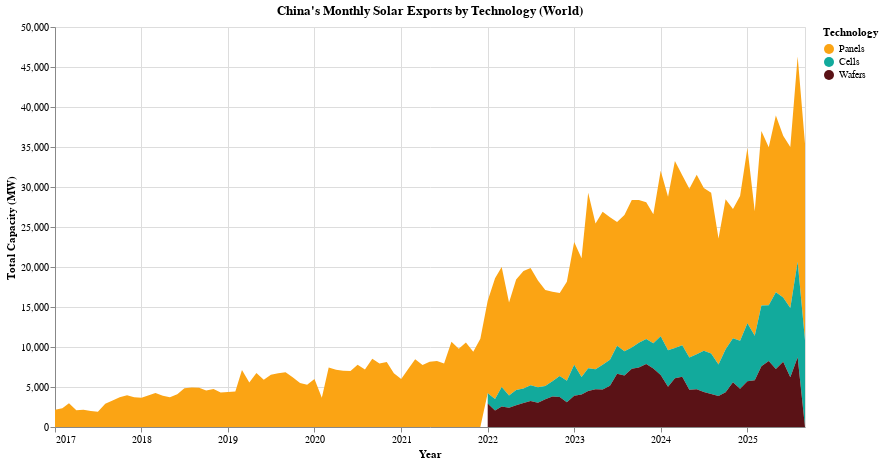

Write notebook code for a chart like this one.
### Code cell
def worl_exports_stacked_area():
    df_world_details = china_solar_exports_monthly("world")

    domain_ = ["Panels", "Cells", "Wafers"] 
    range_ = ['#FBA414', '#12AA9C', '#5A1216']

    # Create the stacked area chart
    stacked_area_chart = (
        alt.Chart(df_world_details)
        .mark_area()
        .encode(
            # X-axis: Time (Date)
            x=alt.X(
                "Date:T",
                title="Year",
                axis=alt.Axis(format="%Y", tickCount="year")
            ),
            
            # Y-axis: Total capacity, stacked to zero
            y=alt.Y(
                "Total Capacity (MW):Q", 
                title="Total Capacity (MW)", 
                stack="zero"
            ),
            
            # Color: The different technology types
            color=alt.Color(
                "Commodity type:N", 
                title="Technology",
                scale=alt.Scale(domain=domain_, range=range_)
            ),
            
            # Tooltip: Show details on hover
            tooltip=[
                alt.Tooltip("Date:T", title="Date", format="%Y-%m"),
                alt.Tooltip("Commodity type:N", title="Technology"),
                alt.Tooltip("Total Capacity (MW):Q", title="Monthly Capacity (MW)", format=",")
            ]
        )
        .properties(
            title="China's Monthly Solar Exports by Technology (World)",
            width=750,
            height=400
        )
        .interactive()
    )

    return stacked_area_chart

worl_exports_stacked_area()#.save("images_plots/exports_by_tech.png", scale_factor=2.0)

### Figure 1 — Vega-Lite specification as saved in the notebook (floating-point values rounded to 4 significant figures; data arrays with more than 128 entries replaced by an {"elided": "..."} marker saying what was removed)
{"config": {"view": {"continuousWidth": 300, "continuousHeight": 300}}, "data": {"name": "data-ad9e4851bd62e9a2a61c60568fed59f2"}, "mark": {"type": "area"}, "encoding": {"color": {"field": "Commodity type", "scale": {"domain": ["Panels", "Cells", "Wafers"], "range": ["#FBA414", "#12AA9C", "#5A1216"]}, "title": "Technology", "type": "nominal"}, "tooltip": [{"field": "Date", "format": "%Y-%m", "title": "Date", "type": "temporal"}, {"field": "Commodity type", "title": "Technology", "type": "nominal"}, {"field": "Total Capacity (MW)", "format": ",", "title": "Monthly Capacity (MW)", "type": "quantitative"}], "x": {"axis": {"format": "%Y", "tickCount": "year"}, "field": "Date", "title": "Year", "type": "temporal"}, "y": {"field": "Total Capacity (MW)", "stack": "zero", "title": "Total Capacity (MW)", "type": "quantitative"}}, "height": 400, "params": [{"name": "param_3", "select": {"type": "interval", "encodings": ["x", "y"]}, "bind": "scales"}], "title": "China's Monthly Solar Exports by Technology (World)", "width": 750, "$schema": "https://vega.github.io/schema/vega-lite/v5.20.1.json", "datasets": {"data-ad9e4851bd62e9a2a61c60568fed59f2": {"elided": "195 records"}}}
